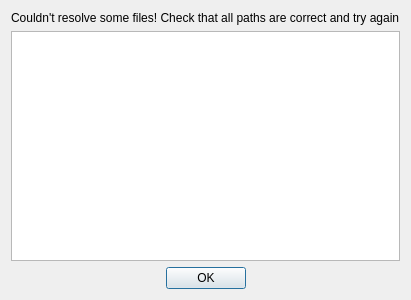
<?xml version="1.0" encoding="UTF-8"?>
<ui version="4.0">
 <class>missingFilesDialog</class>
 <widget class="QDialog" name="missingFilesDialog">
  <property name="geometry">
   <rect>
    <x>0</x>
    <y>0</y>
    <width>400</width>
    <height>300</height>
   </rect>
  </property>
  <property name="windowTitle">
   <string>GudPy Error</string>
  </property>
  <property name="modal">
   <bool>true</bool>
  </property>
  <layout class="QVBoxLayout" name="verticalLayout">
   <item>
    <widget class="QLabel" name="label">
     <property name="text">
      <string>Couldn't resolve some files! Check that all paths are correct and try again</string>
     </property>
    </widget>
   </item>
   <item>
    <widget class="QListWidget" name="missingFilesList"/>
   </item>
   <item>
    <widget class="QDialogButtonBox" name="buttonBox">
     <property name="orientation">
      <enum>Qt::Horizontal</enum>
     </property>
     <property name="standardButtons">
      <set>QDialogButtonBox::Ok</set>
     </property>
     <property name="centerButtons">
      <bool>true</bool>
     </property>
    </widget>
   </item>
  </layout>
 </widget>
 <resources/>
 <connections>
  <connection>
   <sender>buttonBox</sender>
   <signal>accepted()</signal>
   <receiver>missingFilesDialog</receiver>
   <slot>accept()</slot>
   <hints>
    <hint type="sourcelabel">
     <x>248</x>
     <y>254</y>
    </hint>
    <hint type="destinationlabel">
     <x>157</x>
     <y>274</y>
    </hint>
   </hints>
  </connection>
  <connection>
   <sender>buttonBox</sender>
   <signal>rejected()</signal>
   <receiver>missingFilesDialog</receiver>
   <slot>reject()</slot>
   <hints>
    <hint type="sourcelabel">
     <x>316</x>
     <y>260</y>
    </hint>
    <hint type="destinationlabel">
     <x>286</x>
     <y>274</y>
    </hint>
   </hints>
  </connection>
 </connections>
</ui>
